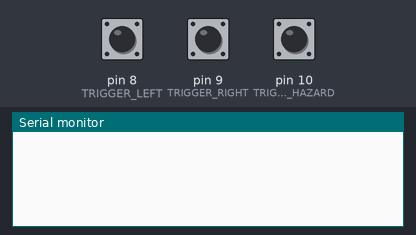
A sketch run on a simulated Arduino Uno, built with avr-gcc and run on an emulated ATmega328P. Shown: the last lines printed to the serial monitor. The test bench sets the inputs (shaded band); at power-on: pin 8 (TRIGGER_LEFT) HIGH, pin 9 (TRIGGER_RIGHT) HIGH, pin 10 (TRIGGER_HAZARD) HIGH.

Above: at 1.2 s.
1.3 s: pin 8 (TRIGGER_LEFT) pulled LOW for 0.15 s
At 2.0 s:
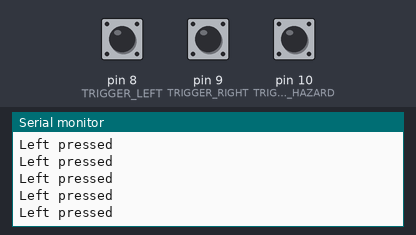
2.9 s: pin 9 (TRIGGER_RIGHT) pulled LOW for 0.15 s
At 4.2 s:
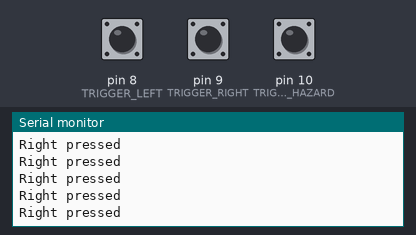
4.5 s: pin 10 (TRIGGER_HAZARD) pulled LOW for 0.15 s
At 5.7 s:
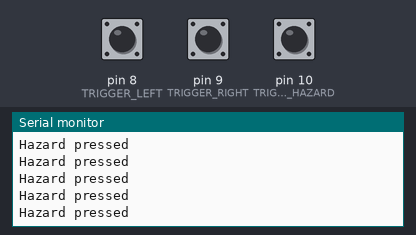
6.1 s: pin 8 (TRIGGER_LEFT) driven LOW and pin 9 (TRIGGER_RIGHT) driven LOW
At 6.6 s:
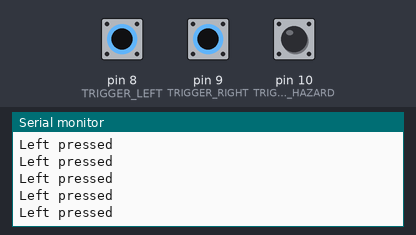

The sketch:

main.ino
```cpp
#include <Arduino.h>

#define TRIGGER_LEFT   8
#define TRIGGER_RIGHT  9
#define TRIGGER_HAZARD 10

#define TRIGGER_ERROR_LEFT_1 2
#define TRIGGER_ERROR_LEFT_2 3
#define TRIGGER_ERROR_LEFT_3 4

#define TRIGGER_ERROR_RIGHT_1 5
#define TRIGGER_ERROR_RIGHT_2 6
#define TRIGGER_ERROR_RIGHT_3 7

#define POWER_LEFT  11
#define POWER_RIGHT 12
#define TIMER_NORMAL  750
#define TIMER_ERROR 250


volatile bool bPowerLeft;
volatile bool bPowerRight;

volatile bool bTriggerLeft;
volatile bool bTriggerRight;
volatile bool bTriggerHazard;

volatile bool bErrorLeft;
volatile bool bErrorRight;


unsigned long elapsed = 0;

void setup()
{
  Serial.begin(115200);

  OCR0A = 0xAF;
  TIMSK0 |= _BV(OCIE0A);

  bPowerLeft = false;
  bPowerRight = false;
  bTriggerLeft = false;
  bTriggerRight = false;
  bTriggerHazard = false;
  bErrorLeft = false;
  bErrorRight = false;

  //pinMode(POWER_LEFT, OUTPUT);
  pinMode(TRIGGER_LEFT, INPUT_PULLUP);
  pinMode(TRIGGER_RIGHT, INPUT_PULLUP);
  pinMode(TRIGGER_HAZARD, INPUT_PULLUP);
  pinMode(TRIGGER_ERROR_LEFT_1, INPUT_PULLUP);
  pinMode(TRIGGER_ERROR_LEFT_2, INPUT_PULLUP);
  pinMode(TRIGGER_ERROR_LEFT_3, INPUT_PULLUP);

  pinMode(TRIGGER_ERROR_RIGHT_1, INPUT_PULLUP);
  pinMode(TRIGGER_ERROR_RIGHT_2, INPUT_PULLUP);
  pinMode(TRIGGER_ERROR_RIGHT_3, INPUT_PULLUP);


  pinMode(POWER_LEFT, OUTPUT);
  pinMode(POWER_RIGHT, OUTPUT);
  //digitalWrite(POWER_LEFT, LOW);

  //DDRD = DDRD & 0b00000011;
  //DDRB = DDRB | 0b00011000;
}

SIGNAL(TIMER0_COMPA_vect){
  elapsed++;
  if(elapsed == TIMER_NORMAL || (elapsed == TIMER_ERROR && (bErrorLeft || bErrorRight)) ){
    bPowerLeft = false;
    bPowerRight = false;
  } else if(elapsed == TIMER_NORMAL*2 || (elapsed == TIMER_ERROR*2 && (bErrorLeft || bErrorRight)) ){
    bPowerLeft = true;
    bPowerRight = true;
    elapsed = 0;
  }

  if(elapsed == TIMER_ERROR){
    if(bTriggerHazard){
      bErrorLeft  = !((PIND >> PIND6) & 1);
      bErrorRight = !((PIND >> PIND7) & 1);
    } else if(bErrorLeft) {
      bErrorLeft  = !((PIND >> PIND6) & 1);
    } else if(bErrorRight){
      bErrorRight = !((PIND >> PIND7) & 1);
    }
  }
}


void loop() {
  bTriggerLeft = !((PINB  >> PINB0) & 1);
  bTriggerRight = !((PINB  >> PINB1) & 1);
  bTriggerHazard = !((PINB  >> PINB2) & 1);

  if(bTriggerLeft || bTriggerRight || bTriggerHazard) {
    if(bTriggerHazard) {
      PORTB ^= (-bPowerLeft ^ PORTB) & (1 << PINB3);
      PORTB ^= (-bPowerRight ^ PORTB) & (1 << PINB4);
      Serial.println("Hazard pressed");
    } else if(bTriggerLeft){
      PORTB &= ~(1 << PINB4);
      PORTB ^= (-bPowerLeft ^ PORTB) & (1 << PINB3);
      Serial.println("Left pressed");
    } else if(bTriggerRight) {
      PORTB &= ~(1 << PINB3);
      PORTB ^= (-bPowerRight ^ PORTB) & (1 << PINB4);
      Serial.println("Right pressed");
    }

    if(elapsed == 0){
      bPowerLeft = true;
      bPowerRight = true;
    }
  } else if(!bPowerLeft && !bPowerRight) {
    elapsed = 0;
    PORTB &= ~(1 << PINB3);
    PORTB &= ~(1 << PINB4);
  }

}
```

main.c
```cpp

```

Measured:
- after the input at 1.3 s, the serial monitor: prints a new line at once (image 1)
- after the input at 2.9 s, the serial monitor: prints a new line at once (image 2)
- after the input at 4.5 s, the serial monitor: prints a new line at once (image 3)
- after the input at 6.1 s, the serial monitor: prints a new line at once (image 4)
